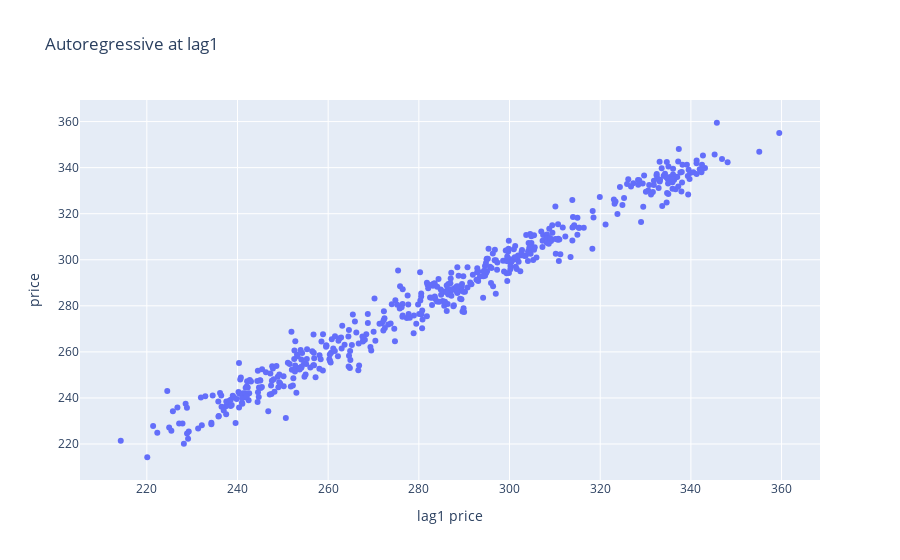

Notebook source saved alongside this figure:
### Markdown cell above
##### Autoregressive plot (at lagged 1)

### Code cell
fig_scatter1 = px.scatter(data_frame = timeseries, x =
                        timeseries['Close'][1:len(timeseries)-1], 
                        y= timeseries['Close'][2:len(timeseries)], 
                         title = 'Autoregressive at lag1',
                         labels = {'x': "lag1 price", 'y':"price"})
fig_scatter1.show()

### Figure 1 — Plotly figure (JSON) as saved in the notebook; plotly's stock layout.template omitted (floating-point values rounded to 4 significant figures; data arrays with more than 128 entries replaced by an {"elided": "..."} marker saying what was removed)
{"data": [{"hovertemplate": "lag1 price=%{x}<br>price=%{y}<extra></extra>", "legendgroup": "", "marker": {"color": "#636efa", "symbol": "circle"}, "mode": "markers", "name": "", "orientation": "v", "showlegend": false, "type": "scatter", "x": {"elided": "500 float values"}, "xaxis": "x", "y": {"elided": "500 float values"}, "yaxis": "y"}], "layout": {"legend": {"tracegroupgap": 0}, "title": {"text": "Autoregressive at lag1"}, "xaxis": {"anchor": "y", "domain": [0, 1], "title": {"text": "lag1 price"}}, "yaxis": {"anchor": "x", "domain": [0, 1], "title": {"text": "price"}}}}
